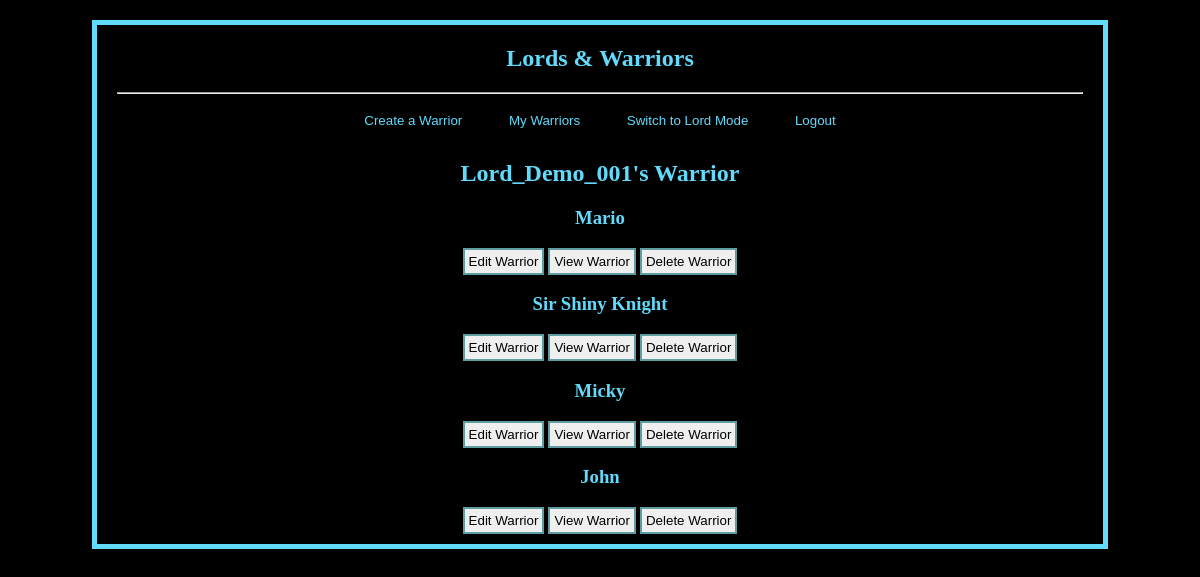
Screenshot of /mywarriors/ (signed in) with the database file from the repository.
### DDGameApp/models.py (models this page shows)
class Character(models.Model):
    name = models.CharField(max_length = 25)
    pictureURL = models.CharField(max_length = 200, default = "https://cdn.pixabay.com/photo/2012/04/14/13/35/shield-33957_960_720.png")
    player = models.ForeignKey(User, on_delete= models.CASCADE)
    active = models.CharField(max_length = 25, default="no")
    level = models.IntegerField(default=1)
    experience = models.IntegerField(default=0)
    health = models.IntegerField(default=100)
    baseHealth = models.IntegerField(default=100)
    defense = models.IntegerField(default=10)
    attack = models.IntegerField(default=10)
    critical = models.IntegerField(default=15)
    dodge = models.IntegerField(default=10)
    coins = models.IntegerField(default = 100)

### DDGameApp/views.py (the view)
# urls.py: path('mywarriors/', views.mywar, name = 'mywar'),
def mywar(request):
    long = Character.objects.filter(player = request.user)
    length = len(long)
    return render(request, 'DDGameApp/mywarrior.html',{'war': Character.objects.filter(player = request.user), 'length':length})

### DDGameApp/templates/DDGameApp/mywarrior.html
{% extends 'DDGameApp/player.html' %} {% block play %}   {% load static %}
<section>
    <h2>{{user.username}}'s Warrior</h2>
    {% if length > 0%}
    {%for x in war%}
    <h3>{{x.name}}</h3>
    <button class="butt" onclick=window.location.href="{% url 'editwar' x.id %}" > Edit Warrior</button>
    <button class="butt" onclick=window.location.href="{% url 'viewwar' x.id %}" > View Warrior</button>
    <button class="butt" onclick=window.location.href="{% url 'delwar' x.id %}" >Delete Warrior</button>
    {%endfor%}
    {%else%}
    <h3>You do not any Game Worlds.</h3>
    <h4><a href="{%url 'newwar'%}">Create One!!</a></h4>
    {%endif%}
</section>
{% endblock %}

### DDGameApp/static/DDGameApp/css/index.css (style rules this page uses)
h2 { color: #61dafb }
h3 { color: #61dafb }
body { background-image: url("https://i.pinimg.com/originals/06/f2/bb/06f2bb9e434d28c6693493efe7e7eafe.jpg"); background-color: black; padding: 1% 7% 1% 7%; }
button { border: cadetblue 2px solid; padding: 1% 2% 1% 2%; }
.butt { padding: 4px; }

### rows the page displays
Character: name "Mario"
Character: name "Sir Shiny Knight"
Character: name "Micky"
Character: name "John"

### other values shown
{{ user.username }} "Lord_Demo_001"
